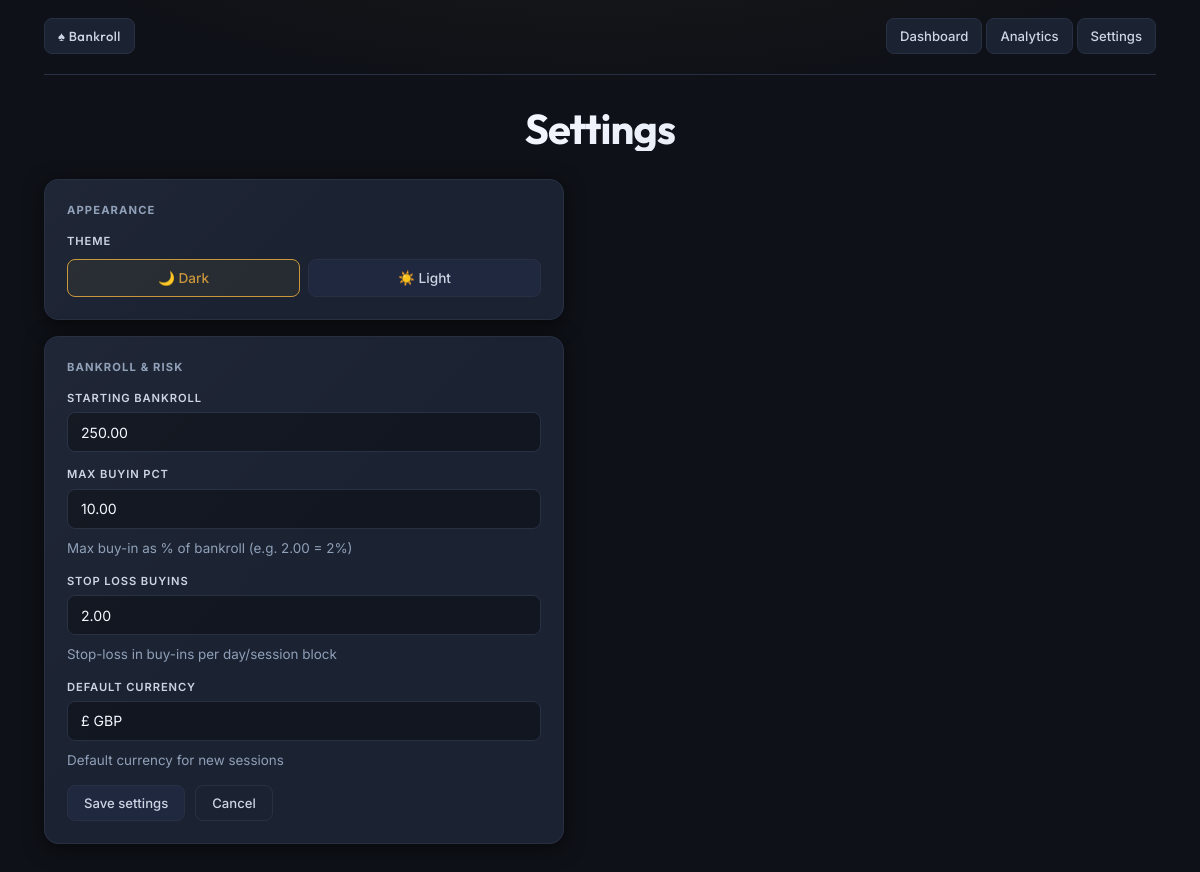
Page /settings/ (signed in) on the committed database.
### pokerlog/models.py (models this page shows, shortened)
class Profile(models.Model):
    CURRENCY_CHOICES = [("GBP", "£ GBP"), ("USD", "$ USD")]
    user = models.OneToOneField(User, on_delete=models.CASCADE)
    starting_bankroll = models.DecimalField(max_digits=12, decimal_places=2, default=0)
    max_buyin_pct = models.DecimalField(
        max_digits=5, decimal_places=2, default=2.00,
        help_text="Max buy-in as % of bankroll (e.g. 2.00 = 2%)"
    )
    stop_loss_buyins = models.DecimalField(
        max_digits=6, decimal_places=2, default=5.00,
        help_text="Stop-loss in buy-ins per day/session block"
    )
    default_currency = models.CharField(
        max_length=3, choices=CURRENCY_CHOICES, default="GBP",
        help_text="Default currency for new sessions"
    )

### pokerlog/views.py (the view)
# urls.py: path("settings/", settings_view, name="settings"),
@login_required
def settings_view(request):
    profile, _ = Profile.objects.get_or_create(user=request.user)
    if request.method == "POST":
        form = ProfileForm(request.POST, instance=profile)
        if form.is_valid():
            form.save()
            return redirect("dashboard")
    else:
        form = ProfileForm(instance=profile)
    return render(request, "pokerlog/settings.html", {"form": form})

### pokerlog/forms.py
class ProfileForm(forms.ModelForm):
    class Meta:
        model  = Profile
        fields = ["starting_bankroll", "max_buyin_pct", "stop_loss_buyins", "default_currency"]

### pokerlog/templates/pokerlog/settings.html (shortened to what this page needs)
{% extends "pokerlog/base.html" %}
{% block content %}
<h1 style="text-align:center;margin-bottom:28px;">Settings</h1>
<div class="card" style="max-width:520px; margin-top:8px;">
  <h3>Appearance</h3>
  <label style="display:block; margin-bottom:8px;">Theme</label>
  <div class="theme-switcher">
    <button class="theme-option" id="opt-dark"  onclick="setTheme('dark')">🌙 Dark</button>
    <button class="theme-option" id="opt-light" onclick="setTheme('light')">☀️ Light</button>
  </div>
</div>
<div class="card" style="max-width:520px;">
  <h3>Bankroll &amp; Risk</h3>
  <form method="post">
    {% for field in form %}
      <div class="field" style="margin-bottom:14px;">
        <label for="{{ field.id_for_label }}">{{ field.label }}</label>
        {{ field }}
        {% if field.help_text %}<div class="muted" style="margin-top:4px;">{{ field.help_text }}</div>{% endif %}
      </div>
    {% endfor %}
    <div style="display:flex; gap:10px; margin-top:6px;">
      <button class="btn" type="submit">Save settings</button>
      <a class="btn secondary" href="{% url 'dashboard' %}">Cancel</a>
    </div>
  </form>
</div>
{% endblock %}

### pokerlog/static/pokerlog/styles.css (style rules this page uses)
:root { --gold: #c9963a; --gold2: #e8b84b; --green: #16a34a; --red: #dc2626; --radius: 14px; --radius-sm: 8px; --radius-xs: 5px; --transition: .2s ease; }
[data-theme="dark"] { --bg: #0e1117; --bg2: #161c27; --card: #1b2232; --card2: #202840; --border: #283044; --border2: #36405a; --text: #f5f8ff; --text2: #cdd5e3; --muted: #8fa0b8; --red-soft: #e06c6c; --shadow: 0 4px 20px rgba(0,0,0,.55); --shadow-sm: 0 2px 8px rgba(0,0,0,.4); --input-bg: #111620; --hover: rgba(255,255,255,.025); --gold-glow: rgba(201,150,58,.07); --chart-text: #cdd5e3; --chart-grid: rgba(255,255,255,.07); }
*, *::before, *::after { box-sizing: border-box; margin: 0; padding: 0; }
html { scroll-behavior: smooth; }
body { font-family: 'Inter', sans-serif; font-size: 14.5px; line-height: 1.55; background: var(--bg); color: var(--text); min-height: 100vh; transition: background var(--transition), color var(--transition); }
[data-theme="dark"] body { background-image: radial-gradient(ellipse 80% 30% at 50% -8%, rgba(201,150,58,.05) 0%, transparent 60%); }
h1 { font-family: 'Outfit', sans-serif; font-weight: 700; font-size: 2.6rem; letter-spacing: -0.02em; color: var(--text); line-height: 1.05; margin-bottom: 8px; background: linear-gradient(135deg, var(--text) 40%, var(--text2) 100%); -webkit-background-clip: text; -webkit-text-fill-color: transparent; background-clip: text; }
h3 { font-size: 0.7rem; font-weight: 700; color: var(--muted); text-transform: uppercase; letter-spacing: 0.1em; margin-bottom: 14px; }
.muted { color: var(--muted); font-size: 0.84rem; }
.card { background: var(--card); border: 1px solid var(--border); border-radius: var(--radius); box-shadow: var(--shadow); padding: 22px; margin-bottom: 16px; transition: background var(--transition), border-color var(--transition); position: relative; overflow: hidden; }
[data-theme="dark"] .card::before { content: ''; position: absolute; inset: 0; border-radius: inherit; background: linear-gradient(135deg, rgba(255,255,255,.018) 0%, transparent 50%); pointer-events: none; }
.btn { display: inline-flex; align-items: center; gap: 5px; border: 1px solid var(--border); background: var(--card2); color: var(--text2); padding: 7px 16px; border-radius: var(--radius-sm); cursor: pointer; font-size: 0.82rem; font-weight: 500; font-family: 'Inter', sans-serif; text-decoration: none; transition: all var(--transition); white-space: nowrap; }
.btn.secondary { background: transparent; color: var(--text2); border-color: var(--border); }
form { margin: 0; }
.field { display: flex; flex-direction: column; gap: 5px; min-width: 200px; flex: 1; }
label { font-size: 0.7rem; font-weight: 600; color: var(--text2); text-transform: uppercase; letter-spacing: 0.08em; }
input, select, textarea, form input, form select, form textarea { width: 100%; padding: 9px 13px; border: 1px solid var(--border); border-radius: var(--radius-sm); font-size: 0.88rem; font-family: 'Inter', sans-serif; background: var(--input-bg); color: var(--text); box-sizing: border-box; height: 40px; transition: border-color var(--transition), box-shadow var(--transition); -webkit-appearance: none; appearance: none; }
select { background-repeat: no-repeat; background-position: right 11px center; padding-right: 32px; cursor: pointer; }
input[type="submit"], button[type="submit"] { width: auto; height: auto; }
.theme-switcher { display: flex; gap: 8px; margin-top: 6px; }
.theme-option { flex: 1; padding: 10px 16px; border-radius: var(--radius-sm); border: 1px solid var(--border); background: var(--card2); color: var(--text2); font-size: 0.85rem; font-weight: 500; cursor: pointer; transition: all var(--transition); text-align: center; font-family: 'Inter', sans-serif; }
.theme-option.active { border-color: var(--gold); color: var(--gold); background: var(--gold-glow); }
@media (min-width: 900px) { .field { min-width: 0; } }

### rows in the picture
Profile: form "250.00" "10.00" "2.00" "£ GBP"

### other values in the picture
{{ field.label }} "STARTING BANKROLL" "MAX BUYIN PCT" "STOP LOSS BUYINS" "DEFAULT CURRENCY"
{{ field.help_text }} "Max buy-in as % of bankroll (e.g. 2.00 = 2%)" "Stop-loss in buy-ins per day/session block" "Default currency for new sessions"
